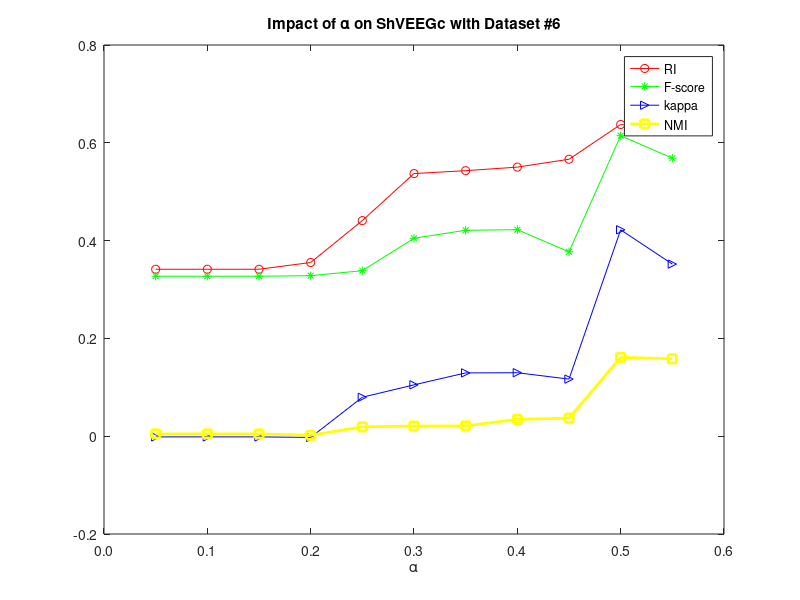

Reproduce this figure in MATLAB.
close all;
clear all;
clc;

%% alpha

%--------------------#1--------------------------------------
% ri=[     0.4982     0.4984      0.4982  0.4984  0.4984  0.5954  0.5827  0.5522  0.540639499133546	0.524987422438370	0.523282464084074];
% fscore=[ 0.4963     0.5112      0.5075  0.5112  0.5112  0.7201  0.7052      0.6642  0.645522388059702	0.615671641791045	0.611940298507463];
% kappa=[ 0.0001      0.0289      0.0209  0.0151  0.0151  0.4386  0.4086     0.3274   0.290095917912112	0.230829246544806	0.223231703918399];
% nmi=[   0.0000      0.0057      0.0014  0.0301  0.0301  0.1903  0.1671    0.0827    0.0643414522728368	0.0391675256379539	0.0368301085299203];
% 
% [n m]=size(ri);
% t=1:m;
% plot(t,ri,'r-o',t,fscore,'g-*',t,kappa,'b->',t,nmi,'y-s','Linewidth',2);
% legend('RI','F-score','kappa','NMI');
% set(gca,'xticklabel',{'0.0','0.1','0.2','0.3','0.4','0.5','0.6','0.7','0.8','0.9','1.0'});
% xlabel('\alpha');
% title('Impact of \alpha on ShVEEGc with Dataset #1');

%--------------------#2--------------------------------------
% ri=[0.499949748743719	0.504723618090452	0.507336683417085	0.507336683417085	0.499296482412060	0.498291457286432	0.497537688442211	0.497939698492462	0.498291457286432	0.501557788944724	0.499296482412060];
% fscore=[0.535000000000000	0.440000000000000	0.430000000000000	0.430000000000000	0.470000000000000	0.520000000000000	0.505000000000000	0.485000000000000	0.480000000000000	0.455000000000000	0.470000000000000];
% kappa=[0.0700000000000000	0.120000000000000	0.140000000000000	0.140000000000000	0.0600000000000000	0.0400000000000000	0.0100000000000000	0.0300000000000000	0.0400000000000000	0.0900000000000000	0.0600000000000000];
% nmi=[0.00579669542102227	0.0193435430135499	0.0279603014794605	0.0279603014794605	0.00359642125151246	0.00127001033465153	7.29387660052937e-05	0.000656540055234615	0.00123520237952401	0.00615268175801862	0.00281750187555402];
% 
% [n m]=size(ri);
% t=1:m;
% plot(t,ri,'r-o',t,fscore,'g-*',t,kappa,'b->',t,nmi,'y-s','Linewidth',2);
% legend('RI','F-score','kappa','NMI');
% set(gca,'xticklabel',{'0.0','0.1','0.2','0.3','0.4','0.5','0.6','0.7','0.8','0.9','1.0'});
% xlabel('\alpha');
% title('Impact of \alpha on ShVEEGc with Dataset #2');

%--------------------#3--------------------------------------
% ri=[0.260464137337799	0.416909167444499	0.631270704075843	0.738062556049708	0.761324328776149	0.768571899192884	0.762330935778473	0.762678672742913	0.753912040849942	0.750983729570453	0.750983729570453];
% fscore=[0.284188034188034	0.335470085470085	0.463675213675214	0.532051282051282	0.598290598290598	0.615384615384615	0.606837606837607	0.602564102564103	0.555555555555556	0.544871794871795	0.544871794871795];
% kappa=[0.00646501962595244	0.0774118637796180	0.271611139014454	0.370558250936560	0.460204300745422	0.483288454343039	0.471967917783188	0.466228438628657	0.449091076300543	0.434779143549030	0.434779143549030];
% nmi=[0.0371050654808886	0.158534846358046	0.415387938019446	0.585808581761880	0.618498699339800	0.611864675864235	0.579377578553744	0.527525958247452	0.559945563761226	0.554926026327453	0.554926026327453];
% 
% [n m]=size(ri);
% t=1:m;
% plot(t,ri,'r-o',t,fscore,'g-*',t,kappa,'b->',t,nmi,'y-s','Linewidth',2);
% legend('RI','F-score','kappa','NMI');
% set(gca,'xticklabel',{'0.0','0.1','0.2','0.3','0.4','0.5','0.6','0.7','0.8','0.9','1.0'});
% xlabel('\alpha');
% title('Impact of \alpha on ShVEEGc with Dataset #3');

% --------------------#4--------------------------------------
% ri=[0.346307911692972	0.346307911692972	0.346302814122179	0.446964380148547	0.596209577907983	0.589646702167684	0.596066681487991	0.616618113675171	0.624241941891640	0.635200896909359	0.619095204205397];
% fscore=[0.413130733944954	0.413130733944954	0.321674311926606	0.363532110091743	0.486811926605505	0.378153669724771	0.367545871559633	0.585149082568807	0.597190366972477	0.617832568807340	0.569954128440367];
% kappa=[0.00118627679194943	0.00118627679194943	-0.000232768422277729	0.0728196297890659	0.256032273808798	0.211798287345385	0.209684836593292	0.384471589135186	0.403036563498870	0.434470384007598	0.365432980407986];
% nmi=[0.00481112028385149	0.00481112028385149	0.00565718680530295	0.0481245497815646	0.145948800810627	0.141695802368022	0.139634196315717	0.182315566223883	0.200508420213172	0.222020316269212	0.194794763136826];
% 
% [n m]=size(ri);
% t=1:m;
% plot(t,ri,'r-o',t,fscore,'g-*',t,kappa,'b->',t,nmi,'y-s','Linewidth',2);
% legend('RI','F-score','kappa','NMI');
% set(gca,'xticklabel',{'0.0','0.1','0.2','0.3','0.4','0.5','0.6','0.7','0.8','0.9','1.0'});
% xlabel('\alpha');
% title('Impact of \alpha on ShVEEGc with Dataset #4');

%--------------------#5--------------------------------------
% ri=[0.351385973576985	0.351385973576985	0.351385973576985	0.351385973576985	0.555361109230265	0.551303791653556	0.548122727218414	0.568298787717055	0.611674479923846	0.635891594209825	0.618600862711048];
% fscore=[0.325748847926267	0.325748847926267	0.325748847926267	0.325748847926267	0.523905529953917	0.526497695852535	0.364919354838710	0.391705069124424	0.370967741935484	0.573156682027650	0.361751152073733];
% kappa=[-0.0116619885380101	-0.0116619885380101	-0.0116619885380101	-0.0116619885380101	0.245118114378913	0.258853298874406	0.224654449934330	0.220592899348518	0.262433218025394	0.344285224937200	0.323983517355162];
% nmi=[0.0202062101506827	0.0202062101506827	0.0202062101506827	0.0202062101506827	0.0963652655748698	0.123622699938079	0.144136264301094	0.136504090029823	0.174935840779772	0.170892792169088	0.270060254284899];
% 
% [n m]=size(ri);
% t=1:m;
% plot(t,ri,'r-o',t,fscore,'g-*',t,kappa,'b->',t,nmi,'y-s','Linewidth',2);
% legend('RI','F-score','kappa','NMI');
% set(gca,'xticklabel',{'0.0','0.1','0.2','0.3','0.4','0.5','0.6','0.7','0.8','0.9','1.0'});
% xlabel('\alpha');
% title('Impact of \alpha on ShVEEGc with Dataset #5');

%--------------------#6--------------------------------------
ri=[0.341402203619823	0.341402203619823	0.341402203619823	0.355197352434466	0.440899897887026	0.537081992076689	0.543050754789617	0.550254975277193	0.566344594428563	0.637401504664706	0.627218192764176];
fscore=[0.327102803738318	0.327102803738318	0.327102803738318	0.328271028037383	0.338492990654206	0.404789719626168	0.421144859813084	0.422313084112150	0.377044392523364	0.614485981308411	0.568633177570094];
kappa=[-0.00143474416509568	-0.00143474416509568	-0.00143474416509568	-0.00244635318338480	0.0796501322174760	0.105004914826770	0.129433159075469	0.129816626922128	0.116756132614330	0.422070097119557	0.351995096059421];
nmi=[0.00457949922031139	0.00457949922031139	0.00457949922031139	0.00189995773729688	0.0191491303107548	0.0207234034583768	0.0209694150695771	0.0345481143347694	0.0368761021191695	0.161313308554592	0.158266881199849];

[n m]=size(ri);
t=1:m;
plot(t,ri,'r-o',t,fscore,'g-*',t,kappa,'b->',t,nmi,'y-s','Linewidth',2);
legend('RI','F-score','kappa','NMI');
set(gca,'xticklabel',{'0.0','0.1','0.2','0.3','0.4','0.5','0.6','0.7','0.8','0.9','1.0'});
xlabel('\alpha');
title('Impact of \alpha on ShVEEGc with Dataset #6');

%--------------------#7--------------------------------------
% ri=[0.636783778552071	0.648736933797909	0.649438637243515	0.652608401084011	0.650624274099884	0.648253000387147	0.647865853658537	0.647865853658537	0.644720286488579	0.643897599690283	0.642784552845529];
% fscore=[0.357638888888889	0.430555555555556	0.434027777777778	0.444444444444444	0.440972222222222	0.437500000000000	0.430555555555556	0.430555555555556	0.427083333333333	0.427083333333333	0.423611111111111];
% kappa=[0.143518518518519	0.240740740740741	0.245370370370370	0.259259259259259	0.254629629629630	0.250000000000000	0.240740740740741	0.240740740740741	0.236111111111111	0.236111111111111	0.231481481481481];
% nmi=[0.0380859810762659	0.0878997161036526	0.0899373808367657	0.100294098940646	0.0959628839604770	0.0930155432373910	0.0906215662123204	0.0906215662123204	0.0919893771734984	0.0909276234319676	0.0890414241765361];
% 
% [n m]=size(ri);
% t=1:m;
% plot(t,ri,'r-o',t,fscore,'g-*',t,kappa,'b->',t,nmi,'y-s','Linewidth',2);
% legend('RI','F-score','kappa','NMI');
% set(gca,'xticklabel',{'0.0','0.1','0.2','0.3','0.4','0.5','0.6','0.7','0.8','0.9','1.0'});
% xlabel('\alpha');
% title('Impact of \alpha on ShVEEGc with Dataset #7');

%--------------------#8--------------------------------------
% ri=[0.619410569105691	0.640558459156020	0.636057878435927	0.632694541231127	0.630589430894309	0.635428765001936	0.630347464188928	0.632234804490902	0.634364111498258	0.636009485094851	0.632428377855207];
% fscore=[0.329861111111111	0.406250000000000	0.388888888888889	0.381944444444445	0.368055555555556	0.381944444444445	0.364583333333333	0.375000000000000	0.385416666666667	0.392361111111111	0.371527777777778];
% kappa=[0.106481481481481	0.208333333333333	0.185185185185185	0.175925925925926	0.157407407407407	0.175925925925926	0.152777777777778	0.166666666666667	0.180555555555556	0.189814814814815	0.162037037037037];
% nmi=[0.0158574374950170	0.0529488388319015	0.0424465729324315	0.0378854062309340	0.0335291794700526	0.0440325992163619	0.0341933509966067	0.0401434092300360	0.0415747728203505	0.0436659372870997	0.0338752085979935];
% 
% [n m]=size(ri);
% t=1:m;
% plot(t,ri,'r-o',t,fscore,'g-*',t,kappa,'b->',t,nmi,'y-s','Linewidth',2);
% legend('RI','F-score','kappa','NMI');
% set(gca,'xticklabel',{'0.0','0.1','0.2','0.3','0.4','0.5','0.6','0.7','0.8','0.9','1.0'});
% xlabel('\alpha');
% title('Impact of \alpha on ShVEEGc with Dataset #8');

%--------------------#9--------------------------------------
% ri=[0.449090205187766	0.546820557491289	0.613748548199768	0.643413666279520	0.637775842044135	0.639009872241580	0.636348238482385	0.638816298877275	0.641284359272164	0.644768679829656	0.648906310491676];
% fscore=[0.343750000000000	0.357638888888889	0.364583333333333	0.423611111111111	0.451388888888889	0.454861111111111	0.434027777777778	0.447916666666667	0.437500000000000	0.465277777777778	0.458333333333333];
% kappa=[0.125000000000000	0.143518518518519	0.152777777777778	0.231481481481481	0.268518518518519	0.273148148148148	0.245370370370370	0.263888888888889	0.250000000000000	0.287037037037037	0.277777777777778];
% nmi=[0.0648843749380749	0.0467058096325502	0.0344591964639994	0.0657703349929077	0.0868322551214231	0.0878384494099936	0.0701658603662488	0.0790529767065634	0.0742786171543244	0.0941681594610662	0.0882981148832355];
% 
% [n m]=size(ri);
% t=1:m;
% plot(t,ri,'r-o',t,fscore,'g-*',t,kappa,'b->',t,nmi,'y-s','Linewidth',2);
% legend('RI','F-score','kappa','NMI');
% set(gca,'xticklabel',{'0.0','0.1','0.2','0.3','0.4','0.5','0.6','0.7','0.8','0.9','1.0'});
% xlabel('\alpha');
% title('Impact of \alpha on ShVEEGc with Dataset #9');

%--------------------#10---------------------------------------
% ri=[0.509803921568627	0.515966386554622	0.515966386554622	0.527310924369748	0.536274509803922	0.541176470588235	0.551820728291317	0.551820728291317	0.531652661064426	0.546358543417367	0.541176470588235];
% fscore=[0.583333333333333	0.600000000000000	0.600000000000000	0.625000000000000	0.641666666666667	0.650000000000000	0.666666666666667	0.666666666666667	0.633333333333333	0.658333333333333	0.650000000000000];
% kappa=[0.166666666666667	0.200000000000000	0.200000000000000	0.250000000000000	0.283333333333333	0.300000000000000	0.333333333333333	0.333333333333333	0.266666666666667	0.316666666666667	0.300000000000000];
% nmi=[0.0269048824532955	0.0371246623118734	0.0342682280729908	0.0513330223669689	0.0662480912252728	0.0715095481052243	0.0887344115948209	0.0867627237297451	0.0562501160922523	0.0789501006067830	0.0715095481052243];
% 
% [n m]=size(ri);
% t=1:m;
% plot(t,ri,'r-o',t,fscore,'g-*',t,kappa,'b->',t,nmi,'y-s','Linewidth',2);
% legend('RI','F-score','kappa','NMI');
% set(gca,'xticklabel',{'0.0','0.1','0.2','0.3','0.4','0.5','0.6','0.7','0.8','0.9','1.0'});
% xlabel('\alpha');
% title('Impact of \alpha on ShVEEGc with Dataset 10');

%--------------------#11---------------------------------------
% ri=[0.512745098039216	0.531652661064426	0.563585434173670	0.531652661064426	0.531652661064426	0.527310924369748	0.531652661064426	0.523249299719888	0.519467787114846	0.527310924369748	0.523249299719888];
% fscore=[0.591666666666667	0.633333333333333	0.683333333333333	0.633333333333333	0.633333333333333	0.625000000000000	0.633333333333333	0.616666666666667	0.608333333333333	0.625000000000000	0.616666666666667];
% kappa=[0.183333333333333	0.266666666666667	0.366666666666667	0.266666666666667	0.266666666666667	0.250000000000000	0.266666666666667	0.233333333333333	0.216666666666667	0.250000000000000	0.233333333333333];
% nmi=[0.0273999052434874	0.0550397349579869	0.100779715537930	0.0562501160922523	0.0562501160922523	0.0499461299620662	0.0550397349579869	0.0419892688126997	0.0358116955560017	0.0464597004011239	0.0402031579789543];
% 
% [n m]=size(ri);
% t=1:m;
% plot(t,ri,'r-o',t,fscore,'g-*',t,kappa,'b->',t,nmi,'y-s','Linewidth',2);
% legend('RI','F-score','kappa','NMI');
% set(gca,'xticklabel',{'0.0','0.1','0.2','0.3','0.4','0.5','0.6','0.7','0.8','0.9','1.0'});
% xlabel('\alpha');
% title('Impact of \alpha on ShVEEGc with Dataset 11');